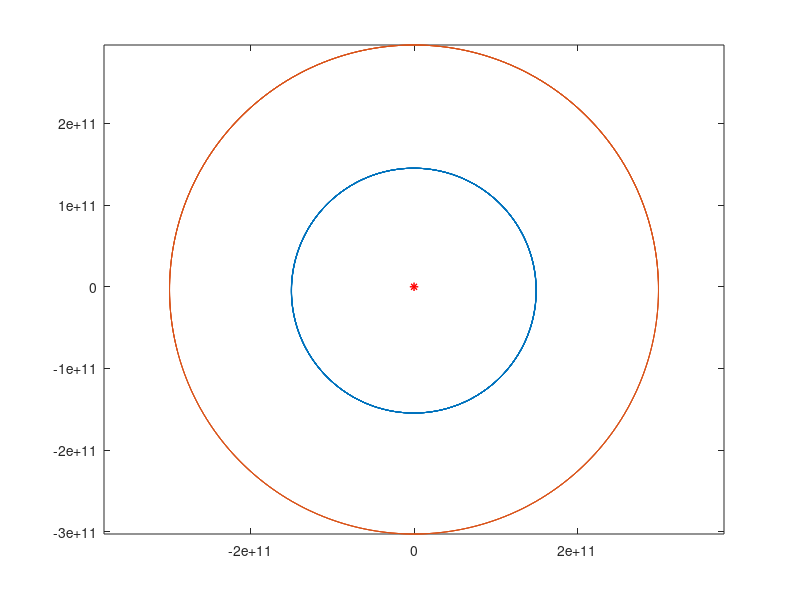

Write the MATLAB code that produced this figure.
close all
clf
figure(1)

G = 6.67408 * 10^(-11);
M = 1.9891 * 10^30;
res = 1.496 * 10^11;
tmax = 365.25 * 24 * 60 * 60 * 10;
clockmax = 1000;
dt = tmax/clockmax;
xsave = zeros(1, clockmax);
ysave = zeros(1, clockmax);
tsave = zeros(1, clockmax);

sr = 1;

x = res;
y = 0;
u = 0;
v = sr * sqrt((G*M)/res);

for clock = 1:clockmax
    t = clock*dt;
    r = sqrt(x^2 + y^2);
    u = u - dt*G*M * x/r^3;
    v = v - dt*G*M * y/r^3;
    x = x + dt*u;
    y = y + dt*v;
    
    tsave(clock) = t;
    xsave(clock) = x;
    ysave(clock) = y;
    
    %plot(x,y, 'bo', xsave(1:clock), ysave(1:clock))
    %axis equal
    %axis([-res, res, -res, res])
    %drawnow
end
plot(0,0,'r*',xsave,ysave)
axis equal
hold on;

x = 2 * res;
y = 0;
u = 0;
v = sr * sqrt((G*M)/(2 * res));

for clock = 1:clockmax
    t = clock*dt;
    r = sqrt(x^2 + y^2);
    u = u - dt*G*M * x/r^3;
    v = v - dt*G*M * y/r^3;
    x = x + dt*u;
    y = y + dt*v;
    
    tsave(clock) = t;
    xsave(clock) = x;
    ysave(clock) = y;
    
    
end
plot(0,0,'r*',xsave,ysave)
axis equal